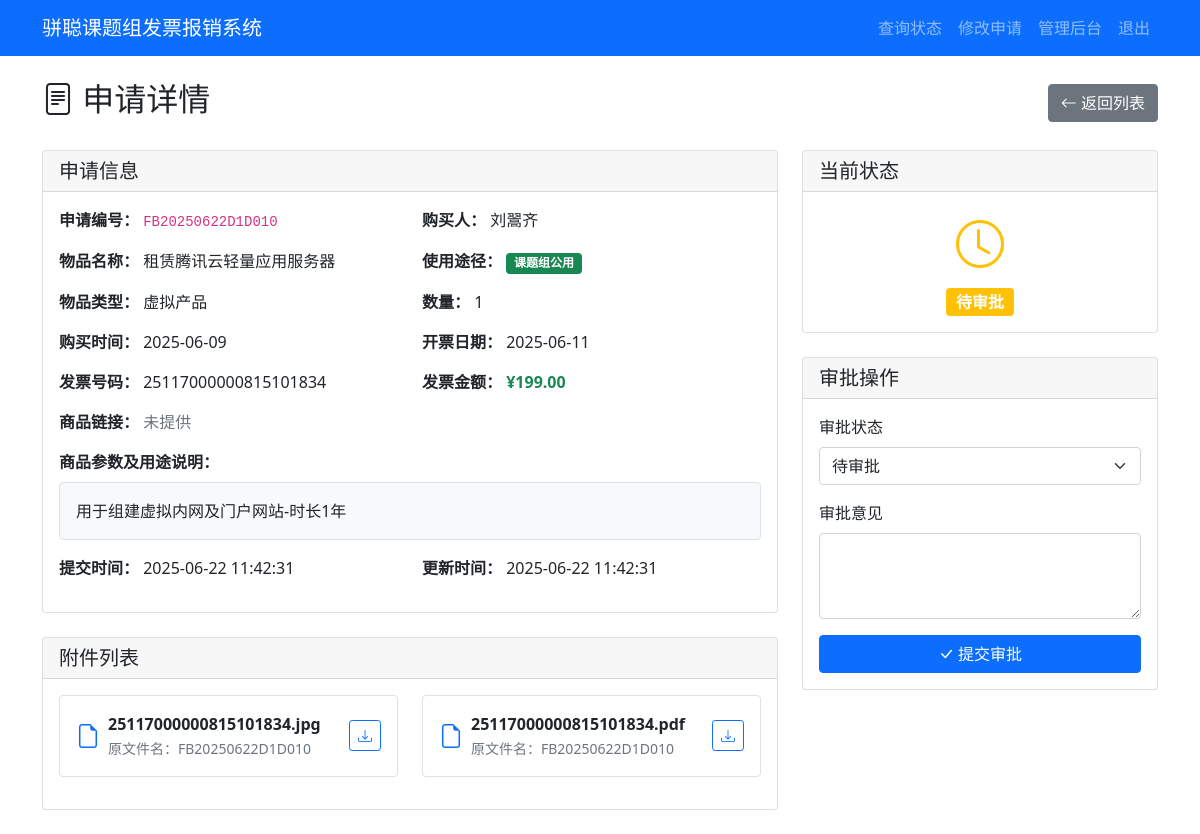
The page /admin/application/FB20250622D1D010 (signed in) on the database its author committed.
### tables this page shows
CREATE TABLE applications (
        id INTEGER PRIMARY KEY AUTOINCREMENT,
        app_number TEXT UNIQUE NOT NULL,
        purchaser TEXT NOT NULL,
        purchase_details TEXT,
        item_name TEXT NOT NULL,
        product_link TEXT,
        usage_type TEXT NOT NULL,
        item_type TEXT NOT NULL,
        quantity INTEGER NOT NULL,
        purchase_time DATE NOT NULL,
        invoice_number TEXT NOT NULL,
        invoice_amount REAL NOT NULL,
        invoice_date DATE NOT NULL,
        status TEXT DEFAULT '待审批',
        approval_comment TEXT,
        created_at TIMESTAMP DEFAULT CURRENT_TIMESTAMP,
        updated_at TIMESTAMP DEFAULT CURRENT_TIMESTAMP
    );

CREATE TABLE attachments (
        id INTEGER PRIMARY KEY AUTOINCREMENT,
        app_number TEXT NOT NULL,
        original_filename TEXT NOT NULL,
        stored_filename TEXT NOT NULL,
        file_path TEXT NOT NULL,
        FOREIGN KEY (app_number) REFERENCES applications (app_number)
    );

### app.py (the view)
        def wrapper(*args, **kwargs):
            user = session.get('admin_username', 'anonymous')
            details = f"操作: {operation_type}, 用户: {user}, URL: {request.url}"
            if kwargs.get('app_number'):
                details += f", 申请编号: {kwargs['app_number']}"
            elif kwargs.get('filename'):
                details += f", 文件名: {kwargs['filename']}"
            if request.method == 'POST':
                form_data = {k: '***' if k == 'password' else v for k, v in request.form.items()}
                details += f", 表单数据: {form_data}"
            if request.args:
                details += f", 查询参数: {dict(request.args)}"
            try:
                result = f(*args, **kwargs)
                app.logger.info(f"{details}, 结果: 成功")
                return result
            except Exception as e:
                app.logger.error(f"{details}, 结果: 失败, 错误: {str(e)}", exc_info=True)
                raise

### app.py (called while the page is built)
@app.route('/admin/application/<app_number>')
@log_operation('查看申请详情')
def admin_application_detail(app_number):
    if not session.get('admin_logged_in'):
        flash('请先登录')
        return redirect(url_for('admin_login'))
    with sqlite3.connect('reimbursement.db') as conn:
        c = conn.cursor()
        c.execute('SELECT * FROM applications WHERE app_number = ?', (app_number,))
        application = c.fetchone()
        c.execute('SELECT * FROM attachments WHERE app_number = ?', (app_number,))
        attachments = c.fetchall()
    if not application:
        flash('申请不存在')
        return redirect(url_for('admin_dashboard'))
    return render_template('admin_detail.html', application=application, attachments=attachments)

### templates/admin_detail.html (shortened to what this page needs)
{% extends "base.html" %}
{% block content %}
<div class="d-flex justify-content-between align-items-center mb-4">
    <h2><i class="bi bi-file-text"></i> 申请详情</h2>
    <a href="{{ url_for('admin_dashboard') }}" class="btn btn-secondary">
        <i class="bi bi-arrow-left"></i> 返回列表
    </a>
</div>
<div class="row">
    <div class="col-md-8">
        <div class="card mb-4">
            <div class="card-header">
                <h5 class="mb-0">申请信息</h5>
            </div>
            <div class="card-body">
                <div class="row">
                    <div class="col-md-6 mb-3">
                        <strong>申请编号：</strong>
                        <code>{{ application[1] }}</code>
                    </div>
                    <div class="col-md-6 mb-3">
                        <strong>购买人：</strong>
                        {{ application[2] }}
                    </div>
                    <div class="col-md-6 mb-3">
                        <strong>物品名称：</strong>
                        {{ application[4] }}
                    </div>
                    <div class="col-md-6 mb-3">
                        <strong>使用途径：</strong>
                        <span class="badge bg-{% if application[6] == '个人使用' %}info{% else %}success{% endif %}">
                            {{ application[6] }}
                        </span>
                    </div>
                    <div class="col-md-6 mb-3">
                        <strong>物品类型：</strong>
                        {{ application[7] }}
                    </div>
                    <div class="col-md-6 mb-3">
                        <strong>数量：</strong>
                        {{ application[8] }}
                    </div>
                    <div class="col-md-6 mb-3">
                        <strong>购买时间：</strong>
                        {{ application[9] }}
                    </div>
                    <div class="col-md-6 mb-3">
                        <strong>开票日期：</strong>
                        {{ application[12] }}
                    </div>
                    <div class="col-md-6 mb-3">
                        <strong>发票号码：</strong>
                        {{ application[10] }}
                    </div>
                    <div class="col-md-6 mb-3">
                        <strong>发票金额：</strong>
                        <span class="text-success fw-bold">¥{{ "%.2f"|format(application[11]) }}</span>
                    </div>
                    <div class="col-12 mb-3">
                        <strong>商品链接：</strong>
                        {% if application[5] %}
                        <a href="{{ application[5] }}" target="_blank" class="text-decoration-none">
                            {{ application[5] }} <i class="bi bi-box-arrow-up-right"></i>
                        </a>
                        {% else %}
                        <span class="text-muted">未提供</span>
                        {% endif %}
                    </div>
                    <div class="col-12 mb-3">
                        <strong>商品参数及用途说明：</strong>
                        <div class="mt-2">
                            {% if application[3] %}
                            <div class="border rounded p-3 bg-light">
                                {{ application[3]|replace('\n', '<br>')|safe }}
                            </div>
                            {% else %}
                            <span class="text-muted">未填写</span>
                            {% endif %}
                        </div>
                    </div>
                    <div class="col-md-6 mb-3">
                        <strong>提交时间：</strong>
                        {{ application[15] }}
                    </div>
                    <div class="col-md-6 mb-3">
                        <strong>更新时间：</strong>
                        {{ application[16] }}
                    </div>
                </div>
            </div>
        </div>
        {% if attachments %}
        <div class="card mb-4">
            <div class="card-header">
                <h5 class="mb-0">附件列表</h5>
            </div>
            <div class="card-body">
                <div class="row">
                    {% for attachment in attachments %}
                    <div class="col-md-6 mb-3">
                        <div class="border rounded p-3">
                            <div class="d-flex align-items-center">
                                <i class="bi bi-file-earmark text-primary me-2" style="font-size: 1.5rem;"></i>
                                <div class="flex-grow-1">
                                    <div class="fw-bold">{{ attachment[2] }}</div>
                                    <small class="text-muted">原文件名：{{ attachment[1] }}</small>
                                </div>
                                <a href="{{ url_for('download_file', filename=attachment[2]) }}"
                                    class="btn btn-sm btn-outline-primary">
                                    <i class="bi bi-download"></i>
                                </a>
                            </div>
                        </div>
                    </div>
                    {% endfor %}
                </div>
            </div>
        </div>
        {% endif %}
    </div>
    <div class="col-md-4">
        <div class="card mb-4">
            <div class="card-header">
                <h5 class="mb-0">当前状态</h5>
            </div>
            <div class="card-body text-center">
                {% if application[13] == '待审批' %}
                <i class="bi bi-clock text-warning" style="font-size: 3rem;"></i>
                <div class="mt-2">
                    <span class="badge bg-warning fs-6">{{ application[13] }}</span>
                </div>
                {% elif application[13] == '报销中' %}
                <i class="bi bi-hourglass-split text-primary" style="font-size: 3rem;"></i>
                <div class="mt-2">
                    <span class="badge bg-primary fs-6">{{ application[13] }}</span>
                </div>
                {% elif application[13] == '已报销' %}
                <i class="bi bi-check-circle text-success" style="font-size: 3rem;"></i>
                <div class="mt-2">
                    <span class="badge bg-success fs-6">{{ application[13] }}</span>
                </div>
                {% elif application[13] == '驳回' %}
                <i class="bi bi-x-circle text-danger" style="font-size: 3rem;"></i>
                <div class="mt-2">
                    <span class="badge bg-danger fs-6">{{ application[13] }}</span>
                </div>
                {% endif %}
            </div>
        </div>
        <div class="card">
            <div class="card-header">
                <h5 class="mb-0">审批操作</h5>
            </div>
            <div class="card-body">
                <form action="{{ url_for('approve_application', app_number=application[1]) }}" method="post">
                    <div class="mb-3">
                        <label for="status" class="form-label">审批状态</label>
                        <select class="form-select" id="status" name="status" required>
                            <option value="待审批" {% if application[13]=='待审批' %}selected{% endif %}>待审批</option>
                        </select>
                    </div>
                    <div class="mb-3">
                        <label for="comment" class="form-label">审批意见</label>
                        <textarea class="form-control" id="comment" name="comment"
                            rows="3">{{ application[14] or '' }}</textarea>
                    </div>
                    <div class="d-grid">
                        <button type="submit" class="btn btn-primary">
                            <i class="bi bi-check-lg"></i> 提交审批
                        </button>
                    </div>
                </form>
            </div>
        </div>
    </div>
</div>
{% endblock %}

### rows shown on the page
applications: app_number "FB20250622D1D010", purchaser "刘翯齐", item_name "租赁腾讯云轻量应用服务器", usage_type "课题组公用", item_type "虚拟产品", quantity "1", purchase_time "2025-06-09", invoice_date "2025-06-11", invoice_number "25117000000815101834", invoice_amount "199.00", purchase_details "用于组建虚拟内网及门户网站-时长1年", created_at "2025-06-22 11:42:31", updated_at "2025-06-22 11:42:31", status "待审批"
attachments: original_filename "25117000000815101834.jpg", app_number "FB20250622D1D010"
attachments: original_filename "25117000000815101834.pdf", app_number "FB20250622D1D010"
